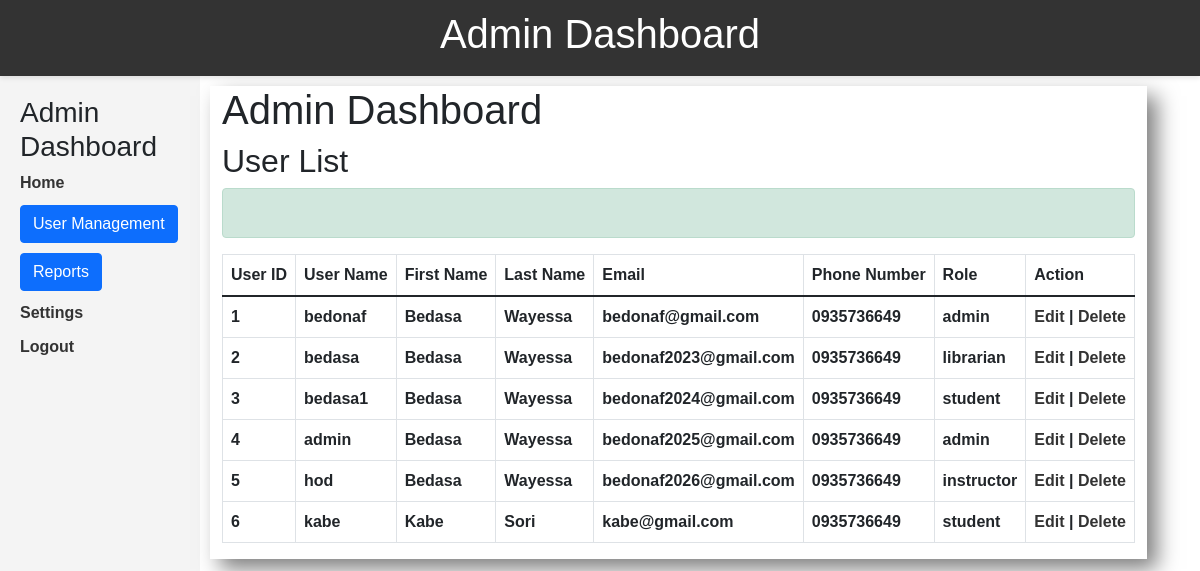
Screenshot of /pages/admin_dashboard/user_list.php with the database file from the repository.
### tables this page shows
CREATE TABLE `users_tbl` (
  `UserID` int(11) NOT NULL,
  `UserName` varchar(100) DEFAULT NULL,
  `FirstName` varchar(100) DEFAULT NULL,
  `LastName` varchar(100) DEFAULT NULL,
  `PhoneNumber` varchar(20) DEFAULT NULL,
  `Email` varchar(255) DEFAULT NULL,
  `Passwords` varchar(255) DEFAULT NULL,
  `Roles` varchar(50) DEFAULT NULL
);

### pages/admin_dashboard/user_list.php (the view, shortened to what this page needs)
<?php
require 'index.php';
?>
<div class="jumbotron">
    <div class="content"  style="align-content: space-between;
         justify-content: flex-end; ">
        <div class="container"
             style="align-content: center;
             justify-content: flex-end;
             box-shadow: 10px 10px 20px 0px rgba(0, 0, 0, 0.5);">
            <h1>Admin Dashboard</h1>
            <div id="user_list">
                <h2>User List</h2>
                <div class="alert alert-success forms" role="alert">
                </div>
                <table class="table table-bordered" border='1'>
                    <thead>
                        <tr>
                            <th>User ID</th>
                            <th>User Name</th>
                            <th>First Name</th>
                            <th>Last Name</th>
                            <th>Email</th>
                            <th>Phone Number</th>
                            <th>Role</th>
                            <th>Action</th>
                        </tr>
                    <thead>
                    <tbody>
                        <?php
                        include '../../includes/db_connection.php';
                        $sql = "SELECT * FROM users_tbl";
                        $result = $conn->query($sql);
                        while ($row = mysqli_fetch_assoc($result)) {
                            echo "<tr>";
                            echo "<td>" . $row["UserID"] . "</td>";
                            echo "<td>" . $row["UserName"] . "</td>";
                            echo "<td>" . $row["FirstName"] . "</td>";
                            echo "<td>" . $row["LastName"] . "</td>";
                            echo "<td>" . $row["Email"] . "</td>";
                            echo "<td>" . $row["PhoneNumber"] . "</td>";
                            echo "<td>" . $row["Roles"] . "</td>";
                            echo "<td><a href='edit_user.php?id=" . $row["UserID"] . "'>Edit</a> | <a href='delete_user.php?id=" . $row["UserID"] . "'>Delete</a></td>";
                            echo "</tr>";
                        }
                        ?>
                    </tbody>
                </table>
            </div>
        </div>
    </div>
</div>

### pages/css/style.css (style rules this page uses)
* { padding: 0; margin: 0; box-sizing: border-box; }
body { min-height: 10vh; background-size: cover; background-repeat: no-repeat; background-position: center; font-family: 'Gill Sans', 'Gill Sans MT', Calibri, 'Trebuchet MS', sans-serif; font-weight: bold; }
a { text-decoration: none; color: #333; }
.content { display: block; height: 100vh; padding: 10px; }

### rows the page displays
users_tbl: UserID "1", UserName "bedonaf", FirstName "Bedasa", LastName "Wayessa", Email "bedonaf@gmail.com", PhoneNumber "0935736649", Roles "admin"
users_tbl: UserID "2", UserName "bedasa", FirstName "Bedasa", LastName "Wayessa", Email "bedonaf2023@gmail.com", PhoneNumber "0935736649", Roles "librarian"
users_tbl: UserID "3", UserName "bedasa1", FirstName "Bedasa", LastName "Wayessa", Email "bedonaf2024@gmail.com", PhoneNumber "0935736649", Roles "student"
users_tbl: UserID "4", UserName "admin", FirstName "Bedasa", LastName "Wayessa", Email "bedonaf2025@gmail.com", PhoneNumber "0935736649", Roles "admin"
users_tbl: UserID "5", UserName "hod", FirstName "Bedasa", LastName "Wayessa", Email "bedonaf2026@gmail.com", PhoneNumber "0935736649", Roles "instructor"
users_tbl: UserID "6", UserName "kabe", FirstName "Kabe", LastName "Sori", Email "kabe@gmail.com", PhoneNumber "0935736649", Roles "student"
